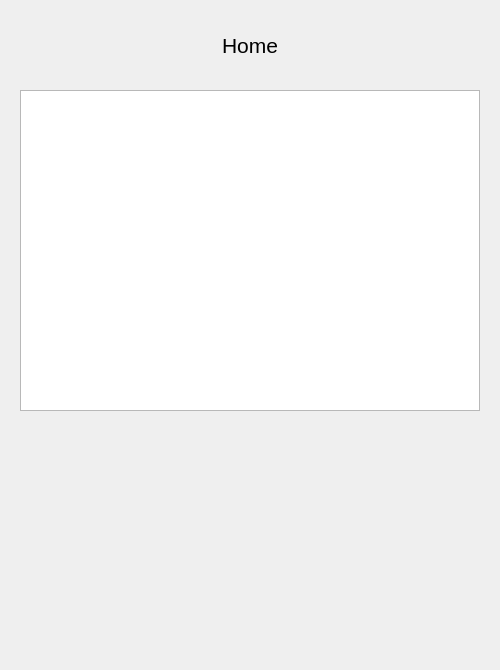
<?xml version="1.0" encoding="UTF-8"?>
<ui version="4.0">
 <class>WHome</class>
 <widget class="QWidget" name="WHome">
  <property name="geometry">
   <rect>
    <x>0</x>
    <y>0</y>
    <width>500</width>
    <height>670</height>
   </rect>
  </property>
  <property name="minimumSize">
   <size>
    <width>500</width>
    <height>670</height>
   </size>
  </property>
  <property name="windowTitle">
   <string>Form</string>
  </property>
  <widget class="QPushButton" name="Title">
   <property name="geometry">
    <rect>
     <x>0</x>
     <y>30</y>
     <width>500</width>
     <height>30</height>
    </rect>
   </property>
   <property name="minimumSize">
    <size>
     <width>500</width>
     <height>30</height>
    </size>
   </property>
   <property name="maximumSize">
    <size>
     <width>500</width>
     <height>30</height>
    </size>
   </property>
   <property name="sizeIncrement">
    <size>
     <width>500</width>
     <height>30</height>
    </size>
   </property>
   <property name="styleSheet">
    <string notr="true">	color:  black;
	background-color: transparent;
	border: none;
	font: 16pt;</string>
   </property>
   <property name="text">
    <string>Home</string>
   </property>
  </widget>
  <widget class="QTableWidget" name="Table">
   <property name="geometry">
    <rect>
     <x>20</x>
     <y>90</y>
     <width>460</width>
     <height>321</height>
    </rect>
   </property>
  </widget>
 </widget>
 <resources/>
 <connections/>
</ui>
